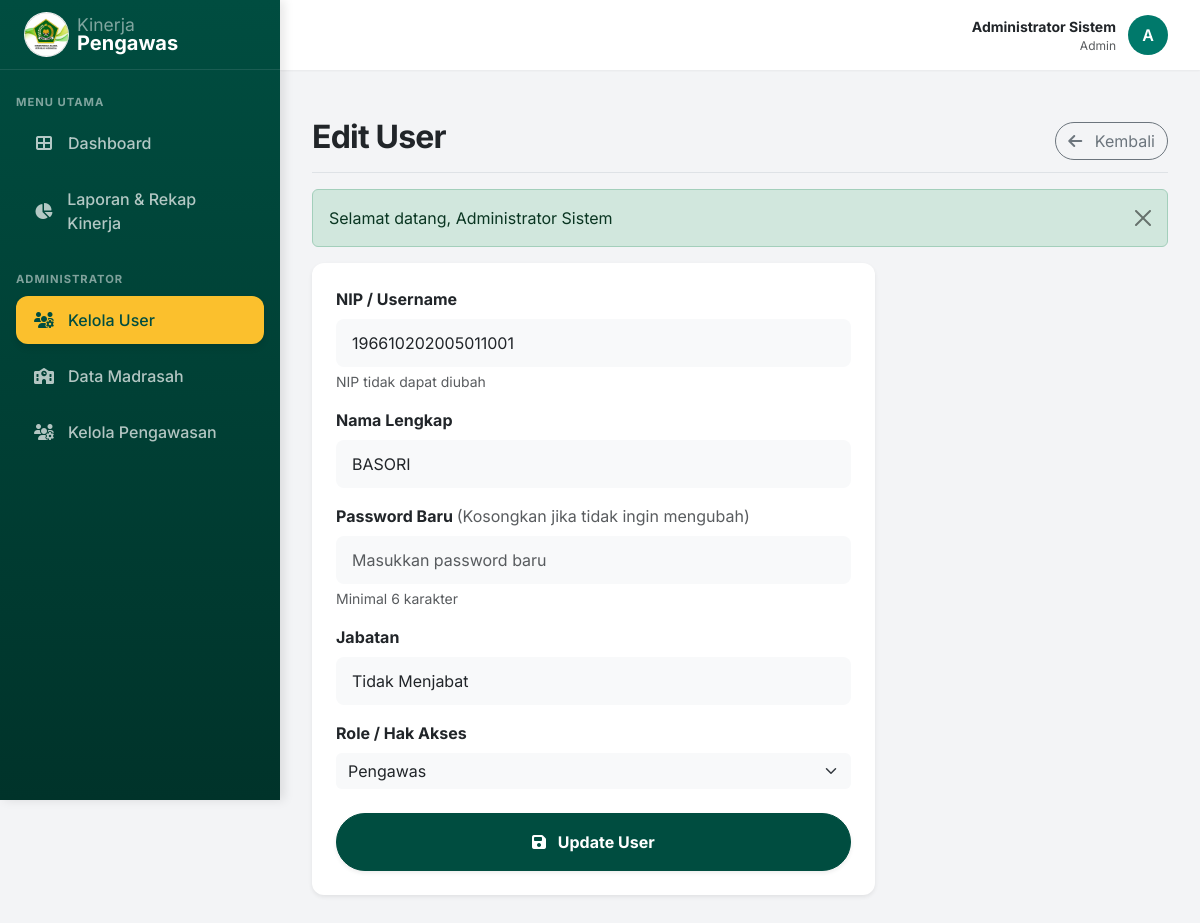
Screenshot of /modules/admin/users/edit.php?id=92 (signed in) with the database file from the repository.
### tables this page shows
CREATE TABLE `users` (
  `id` int NOT NULL,
  `nip` varchar(20) NOT NULL,
  `peg_id` varchar(20) DEFAULT NULL,
  `nama_lengkap` varchar(100) NOT NULL,
  `password` varchar(255) NOT NULL,
  `role` enum('admin','pimpinan','pengawas','pendamping') NOT NULL,
  `jabatan` varchar(100) DEFAULT NULL,
  `created_at` timestamp NOT NULL DEFAULT CURRENT_TIMESTAMP
);

### modules/admin/users/edit.php (the view, shortened to what this page needs)
<?php
require_once __DIR__ . '/../../../core/koneksi.php';
require_once __DIR__ . '/../../../templates/header.php';
require_once __DIR__ . '/../../../templates/sidebar.php';
$id = $_GET['id'] ?? 0;
$query = mysqli_query($conn, "SELECT * FROM users WHERE id = $id");
$data = mysqli_fetch_assoc($query);
?>
<main class="main-content w-100">
    <div class="d-flex justify-content-between flex-wrap flex-md-nowrap align-items-center pt-3 pb-2 mb-3 border-bottom">
        <h1 class="h2 fw-bold text-dark">Edit User</h1>
        <div class="btn-toolbar mb-2 mb-md-0">
            <a href="index.php" class="btn btn-outline-secondary rounded-pill">
                <i class="fas fa-arrow-left me-2"></i> Kembali
            </a>
        </div>
    </div>
    <?php echo flash(); ?>
    <div class="row">
        <div class="col-lg-8">
            <div class="card border-0 shadow-sm">
                <div class="card-body p-4">
                    <form action="aksi.php?act=update" method="POST">
                        <div class="mb-3">
                            <label for="nip" class="form-label fw-bold">NIP / Username</label>
                            <input type="text" class="form-control bg-light border-0" id="nip" name="nip" value="<?php echo $data['nip']; ?>" required readonly>
                            <div class="form-text">NIP tidak dapat diubah</div>
                        </div>
                        <div class="mb-3">
                            <label for="nama_lengkap" class="form-label fw-bold">Nama Lengkap</label>
                            <input type="text" class="form-control bg-light border-0" id="nama_lengkap" name="nama_lengkap" value="<?php echo $data['nama_lengkap']; ?>" required>
                        </div>
                        <div class="mb-3">
                            <label for="password" class="form-label fw-bold">Password Baru <span class="text-muted fw-normal">(Kosongkan jika tidak ingin mengubah)</span></label>
                            <input type="password" class="form-control bg-light border-0" id="password" name="password" placeholder="Masukkan password baru">
                            <div class="form-text">Minimal 6 karakter</div>
                        </div>
                        <div class="mb-3">
                            <label for="jabatan" class="form-label fw-bold">Jabatan</label>
                            <input type="text" class="form-control bg-light border-0" id="jabatan" name="jabatan" value="<?php echo $data['jabatan']; ?>" required>
                        </div>
                        <div class="mb-4">
                            <label for="role" class="form-label fw-bold">Role / Hak Akses</label>
                            <select class="form-select bg-light border-0" id="role" name="role" required>
                                <option value="pengawas" <?php echo ($data['role'] == 'pengawas') ? 'selected' : ''; ?>>Pengawas</option>
                            </select>
                        </div>
                        <div class="d-grid gap-2">
                            <button type="submit" class="btn btn-primary py-3 fw-bold rounded-pill shadow-sm">
                                <i class="fas fa-save me-2"></i> Update User
                            </button>
                        </div>
                    </form>
                </div>
            </div>
        </div>
    </div>
</main>
<?php require_once __DIR__ . '/../../../templates/footer.php'; ?>

### assets/css/style.css (style rules this page uses)
:root { --primary: #004d40; --primary-light: #00796b; --accent: #fbc02d; --bg-body: #f3f4f6; --bg-card: #ffffff; --text-main: #1f2937; --text-muted: #6b7280; --border-color: #e5e7eb; --sidebar-width: 280px; --header-height: 70px; --shadow-sm: 0 1px 2px 0 rgba(0, 0, 0, 0.05); --shadow-md: 0 4px 6px -1px rgba(0, 0, 0, 0.1), 0 2px 4px -1px rgba(0, 0, 0, 0.06); --radius: 0.75rem; }
body { font-family: 'Inter', sans-serif; background-color: var(--bg-body); color: var(--text-main); overflow-x: hidden; }
h1, h2, h3, h4, h5, h6 { font-weight: 700; letter-spacing: -0.025em; }
a { text-decoration: none; }
.card { background: var(--bg-card); border: 1px solid var(--border-color); border-radius: var(--radius); box-shadow: var(--shadow-sm); margin-bottom: 1.5rem; }
.card-body { padding: 1.5rem; }
.btn-primary { background-color: var(--primary); border-color: var(--primary); }
.form-control { border-radius: 0.5rem; padding: 0.75rem 1rem; border-color: var(--border-color); }

### rows the page displays
users: nip "196610202005011001", nama_lengkap "BASORI", jabatan "Tidak Menjabat", role "Pengawas"

### other values shown
$user['nama'] "Administrator Sistem"
$user['role'] "Admin"
substr($user['nama'], 0, 1) "A"
$f['message'] "Selamat datang, Administrator Sistem"
